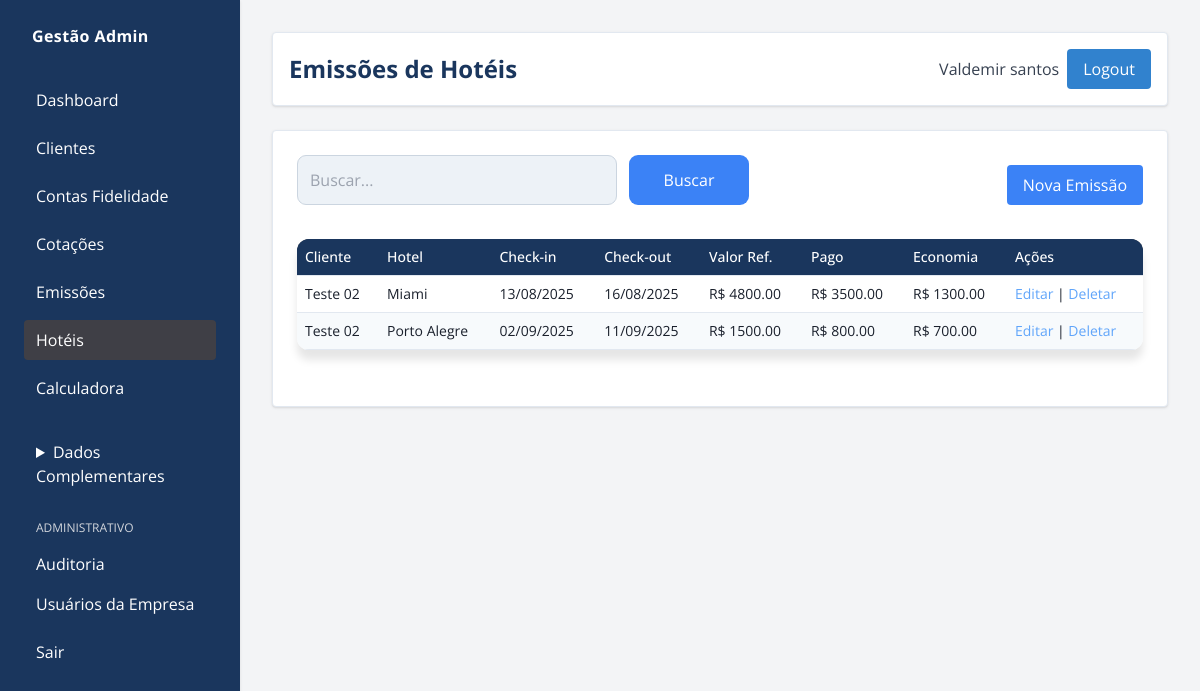
/adm/hoteis/ (signed in), run on the app's committed database.
### gestao/models/emissao_hotel.py (models this page shows, shortened)
class EmissaoHotel(models.Model):
    cliente = models.ForeignKey(Cliente, on_delete=models.CASCADE)
    nome_hotel = models.CharField(max_length=200)
    check_in = models.DateField()
    check_out = models.DateField()
    valor_referencia = models.DecimalField(max_digits=10, decimal_places=2)
    valor_pago = models.DecimalField(max_digits=10, decimal_places=2)
    economia_obtida = models.DecimalField(
        max_digits=10, decimal_places=2, null=True, blank=True
    )

### gestao/models/cliente.py (models this page shows, shortened)
class Cliente(models.Model):
    usuario = models.OneToOneField(
        User, on_delete=models.CASCADE, related_name="cliente_gestao"
    )
    telefone = models.CharField(max_length=20, blank=True)
    data_nascimento = models.DateField(null=True, blank=True)
    cpf = models.CharField(max_length=14, default="000.000.000-00")
    PERFIS = (
        ("admin", "Administrador"),
        ("operador", "Operador"),
        ("cliente", "Cliente"),
    )
    perfil = models.CharField(max_length=10, choices=PERFIS, default="cliente")
    observacoes = models.TextField(blank=True)
    ativo = models.BooleanField(default=True)
    criado_por = models.ForeignKey(
        User, on_delete=models.CASCADE, related_name="usuarios_criados",
        null=True, blank=True
    )

### gestao/views/emissoes.py (the view)
@login_required
def admin_hoteis(request):
    if permission_denied := require_admin_or_operator(request):
        return permission_denied
    busca = request.GET.get("busca", "")
    emissoes = EmissaoHotel.objects.all().select_related("cliente__usuario")
    if busca:
        emissoes = emissoes.filter(
            Q(cliente__usuario__username__icontains=busca)
            | Q(cliente__usuario__first_name__icontains=busca)
            | Q(nome_hotel__icontains=busca)
        )
    return render(
        request, "admin_custom/hoteis.html", {"emissoes": emissoes, "busca": busca}
    )

### gestao/views/permissions.py (called while the page is built)
def require_admin_or_operator(request):
    if request.user.is_superuser:
        return None
    perfil = getattr(getattr(request.user, "cliente_gestao", None), "perfil", "")
    if perfil not in ["admin", "operador"]:
        return render(request, "sem_permissao.html")
    return None

### gestao/templates/admin_custom/hoteis.html (shortened to what this page needs)
{% extends "admin_custom/base_admin.html" %}
{% block header_title %}Emissões de Hotéis{% endblock %}
{% block menu_hoteis %}bg-zinc-700 text-white{% endblock %}
{% block content %}
<div class="flex justify-between items-center mb-6 flex-wrap gap-4">
    <form method="get" class="flex gap-3">
        <input type="text" name="busca" value="{{ busca }}" placeholder="Buscar..." class="bg-zinc-100 border border-zinc-300 rounded px-4 py-2 flex-1 min-w-[320px] max-w-[720px] h-[50px]" />
        <button type="submit" class="bg-blue-500 hover:bg-blue-600 text-white px-4 py-2 flex-1 min-w-[120px] max-w-[520px] h-[50px]">Buscar</button>
    </form>
    <a href="{% url 'admin_nova_emissao_hotel' %}" class="bg-blue-500 hover:bg-blue-600 text-white px-4 py-2 rounded">Nova Emissão</a>
</div>
    <table class="min-w-full text-sm">
        <thead class="bg-zinc-700 text-zinc-200">
            <tr>
                <th class="p-2 text-left font-medium">Cliente</th>
                <th class="p-2 text-left font-medium">Hotel</th>
                <th class="p-2 text-left font-medium">Check-in</th>
                <th class="p-2 text-left font-medium">Check-out</th>
                <th class="p-2 text-left font-medium">Valor Ref.</th>
                <th class="p-2 text-left font-medium">Pago</th>
                <th class="p-2 text-left font-medium">Economia</th>
                <th class="p-2 text-left font-medium">Ações</th>
            </tr>
        </thead>
        <tbody>
            {% for e in emissoes %}
            <tr class="border-b border-zinc-700">
                <td class="p-2">{{ e.cliente.usuario.get_full_name|default:e.cliente.usuario.username }}</td>
                <td class="p-2">{{ e.nome_hotel }}</td>
                <td class="p-2">{{ e.check_in|date:"d/m/Y" }}</td>
                <td class="p-2">{{ e.check_out|date:"d/m/Y" }}</td>
                <td class="p-2">R$ {{ e.valor_referencia|floatformat:2 }}</td>
                <td class="p-2">R$ {{ e.valor_pago|floatformat:2 }}</td>
                <td class="p-2">R$ {{ e.economia_obtida|floatformat:2 }}</td>
                <td class="p-2">
                    <a href="{% url 'admin_editar_emissao_hotel' e.id %}" class="text-blue-400">Editar</a> |
                    <a href="{% url 'admin_deletar_emissao_hotel' e.id %}" class="text-blue-400">Deletar</a>
                </td>
            </tr>
            {% empty %}
            <tr><td colspan="8" class="text-center text-red-400 py-4">Nenhuma emissão encontrada.</td></tr>
            {% endfor %}
        </tbody>
    </table>
{% endblock %}

### gestao/templates/admin_custom/base_admin.html (shortened to what this page needs)
{% load static %}
<!DOCTYPE html>
<html lang="pt-br">
<head>
    <script src="https://cdn.tailwindcss.com"></script>
    <link rel="stylesheet" href="{% static 'gestao/admin_custom.css' %}">
    <link rel="stylesheet" href="{% static 'gestao/css/painel.css' %}">
</head>
<body class="bg-gray-100 text-black flex" style="font-family: 'Open Sans', sans-serif;">
    <aside class="bg-[#1a365d] w-60 min-h-screen p-6 fixed shadow text-white">
        <div class="font-bold tracking-wide mb-8 pl-2">
            Gestão Admin
        </div>
        <nav class="flex flex-col space-y-2">
            {% if not request.user.is_superuser %}
                <a class="block px-3 py-2 rounded hover:bg-[#2c5282] {% block menu_dashboard %}{% endblock %}" href="{% url 'admin_dashboard' %}">Dashboard</a>
                <a class="block px-3 py-2 rounded hover:bg-[#2c5282] {% block menu_clientes %}{% endblock %}" href="{% url 'admin_clientes' %}">Clientes</a>
                <a class="block px-3 py-2 rounded hover:bg-[#2c5282] {% block menu_contas %}{% endblock %}" href="{% url 'admin_contas' %}">Contas Fidelidade</a>
                <a class="block px-3 py-2 rounded hover:bg-[#2c5282] {% block menu_cotacoes_voo %}{% endblock %}" href="{% url 'admin_cotacoes_voo' %}">Cotações</a>
                <a class="block px-3 py-2 rounded hover:bg-[#2c5282] {% block menu_emissoes %}{% endblock %}" href="{% url 'admin_emissoes' %}">Emissões</a>
                <a class="block px-3 py-2 rounded hover:bg-[#2c5282] {% block menu_hoteis %}{% endblock %}" href="{% url 'admin_hoteis' %}">Hotéis</a>
                <a class="block px-3 py-2 rounded hover:bg-[#2c5282] {% block menu_calculadora %}{% endblock %}" href="{% url 'admin_calculadora_cotacao' %}">Calculadora</a>
                <details class="pt-4 group" {% block dados_complementares_open %}{% endblock %}>
                    <summary class="px-3 py-2 rounded cursor-pointer hover:bg-[#2c5282] focus:outline-none">Dados Complementares</summary>
                </details>
            {% endif %}
            <div class="pt-4">
                <p class="px-3 text-gray-300 uppercase text-xs mb-2">Administrativo</p>
                <a class="block px-3 py-2 rounded hover:bg-[#2c5282] {% block menu_auditoria %}{% endblock %}" href="{% url 'admin_auditoria' %}">Auditoria</a>
                <a class="block px-3 py-2 rounded hover:bg-[#2c5282]" href="{% url 'user_list' %}">Usuários da Empresa</a>
            </div>
            <a class="block px-3 py-2 rounded hover:bg-[#2c5282]" href="{% url 'logout' %}">Sair</a>
        </nav>
    </aside>
    <main class="flex-1 ml-60 p-8">
        <header class="bg-white rounded p-4 mb-6 flex justify-between items-center shadow">
            <h1 class="text-2xl font-bold">{% block header_title %}Painel Administrativo{% endblock %}</h1>
            <div class="flex items-center space-x-2">
                <span class="text-gray-700">{{ request.user.get_full_name|default:request.user.username }}</span>
                <a href="{% url 'logout' %}" class="bg-[#3182ce] hover:bg-[#2c5282] text-white px-4 py-2 rounded">Logout</a>
            </div>
        </header>
        <section class="bg-white rounded shadow p-6">
            {% block content %}{% endblock %}
        </section>
    </main>
</body>
</html>

### gestao/static/admin_custom.css (style rules this page uses)
body { background-color: #f7fafc; color: #000000; font-family: 'Open Sans', sans-serif; }
main > header, main > section { background-color: #ffffff !important; border: 1px solid #e2e8f0 !important; }
table { width: 100%; border-collapse: collapse; background-color: #ffffff; }
th, td { padding: 10px; border-bottom: 1px solid #e2e8f0; }
th { background-color: #f7fafc; color: #000000; }
tr:nth-child(even) { background-color: #f7fafc; }
a { color: #3182ce; text-decoration: none; }
input, select, textarea { background-color: #ffffff; color: #000000; border: 1px solid #e2e8f0; border-radius: 0.375rem; padding: 0.5rem 0.75rem; }
button { background-color: #3182ce; color: #ffffff; border: none; padding: 0.5rem 1rem; border-radius: 0.375rem; font-weight: 500; cursor: pointer; }

### gestao/static/gestao/css/painel.css (style rules this page uses)
body { background: #f7fafc; color: #1a202c; font-family: 'Open Sans', sans-serif; }
h1, h2, .valor, .section-title { color: #1a365d; }
table { width: 100%; border-collapse: collapse; background: #ffffff; border-radius: 12px; overflow: hidden; margin-bottom: 32px; box-shadow: 0 10px 8px rgba(0, 0, 0, 0.1); }
th, td { padding: 10px; text-align: left; }
th { background: #1a365d; color: #ffffff; }
tr { border-bottom: 1px solid #e2e8f0; }
tr:last-child { border-bottom: none; }
td { color: #1a202c; }
input[type="text"], input[type="password"], select { width: 100%; padding: 12px; border: 1px solid #cbd5e0; border-radius: 9px; margin-bottom: 10px; background: #edf2f7; color: #1a202c; font-size: 1rem; }
input[type="submit"], button { width: 100%; background: #3182ce; color: #fff; border: none; border-radius: 9px; padding: 12px 0; font-size: 1.05rem; margin-top: 18px; cursor: pointer; font-weight: 600; transition: background .25s; }

### data on the page
EmissaoHotel: cliente.usuario.get_full_name "Teste 02", nome_hotel "Miami", check_in "13/08/2025", check_out "16/08/2025", valor_referencia "4800.00", valor_pago "3500.00", economia_obtida "1300.00"
EmissaoHotel: cliente.usuario.get_full_name "Teste 02", nome_hotel "Porto Alegre", check_in "02/09/2025", check_out "11/09/2025", valor_referencia "1500.00", valor_pago "800.00", economia_obtida "700.00"

### other printed values
{{ request.user.get_full_name|default:request.user.username }} "Valdemir santos"
